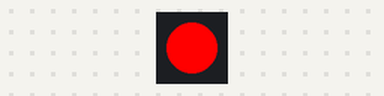
Simulated run of this sketch. Board: ESP32. Parts: 1 RGB LEDs in strip order, left to right. Dim RGB values are drawn brighter than linear; what the sketch prints to the serial monitor is not drawn.

Above: at 1.4 s.
At 13.4 s:
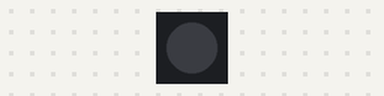
At 24.6 s:
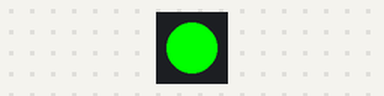
At 36.69 s:
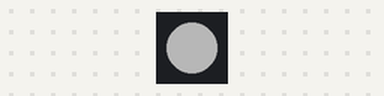
Timing chart, 0 to 40.0 s (numbered marks = the images above):
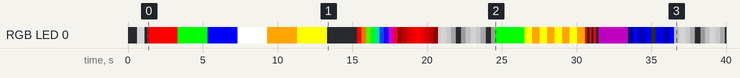

Measured:
- by itself, RGB LED 0: off → RGB(128, 128, 128) at 0.62 s, → off 0.50 s later, → RGB(255, 0, 0) 0.20 s later, → RGB(0, 255, 0) 2.0 s later, … (83 changes in this stretch)

The sketch:

08_ws2812_led.ino
```cpp
/*
 * TEST 08 — WS2812 RGB LED Validation
 * MMS V2 Hardware Validation Package
 *
 * Tests: Individual RGB channels, white, off, color wheel, brightness sweep,
 *        MMS V2 state color simulation (idle breathe, active, warning, denied)
 *
 * Wiring:
 *   WS2812 VCC  → 5V (ESP32 Vin — USB-sourced only)
 *   WS2812 GND  → GND
 *   WS2812 DIN  → GPIO 33 via 470Ω series resistor
 *   [100µF electrolytic capacitor across VCC–GND at LED module, + toward VCC]
 *
 * IMPORTANT NOTES:
 *   - 5V required for LED power; 3.3V will be too dim and may cause color errors
 *   - 470Ω series resistor on data line protects against ringing
 *   - WS2812B works with 3.3V data; original WS2812 may need level shifter
 *   - LED_TYPE: default NEO_GRB — change to NEO_RGB if red shows as green
 *
 * Required library: Adafruit NeoPixel (Library Manager)
 * Serial: 115200 baud
 */

#include <Arduino.h>
#include <Adafruit_NeoPixel.h>

#define PIN_LED      33
#define NUM_LEDS     1

// Change NEO_GRB to NEO_RGB if colors appear wrong
#define LED_TYPE     (NEO_GRB + NEO_KHZ800)

Adafruit_NeoPixel strip(NUM_LEDS, PIN_LED, LED_TYPE);

static uint8_t passCount = 0;
static uint8_t failCount = 0;

// ── Helpers ─────────────────────────────────────────────────────────────────

static void printSeparator() { Serial.println(F("========================================")); }
static void pass(const char* msg) { Serial.print(F("[PASS] ")); Serial.println(msg); passCount++; }

static void setColor(uint8_t r, uint8_t g, uint8_t b) {
    strip.setPixelColor(0, strip.Color(r, g, b));
    strip.show();
}

// Color wheel: position 0–255 → RGB
static uint32_t wheel(uint8_t pos) {
    pos = 255 - pos;
    if (pos < 85)  return strip.Color(255 - pos * 3, 0,           pos * 3);
    if (pos < 170) { pos -= 85;  return strip.Color(0, pos * 3,   255 - pos * 3); }
    pos -= 170;    return strip.Color(pos * 3,  255 - pos * 3, 0);
}

// Sine-wave brightness for breathing effect (0–127 range)
static uint8_t breathe(uint32_t ms, uint32_t period) {
    float t   = (float)(ms % period) / period;
    float val = (sin(t * 2 * PI - PI / 2) + 1.0f) / 2.0f;
    return (uint8_t)(val * 127);
}

// ── Test sections ────────────────────────────────────────────────────────────

static void testBasicColors() {
    Serial.println(F("[INFO] === Basic Color Test (2s per color) ==="));

    struct { uint8_t r, g, b; const char* name; } colors[] = {
        {255,   0,   0, "RED   (255,   0,   0)"},
        {  0, 255,   0, "GREEN (  0, 255,   0)"},
        {  0,   0, 255, "BLUE  (  0,   0, 255)"},
        {255, 255, 255, "WHITE (255, 255, 255)"},
        {255, 165,   0, "ORANGE(255, 165,   0)"},
        {255, 255,   0, "YELLOW(255, 255,   0)"},
        {  0,   0,   0, "OFF   (  0,   0,   0)"},
    };

    for (auto& c : colors) {
        Serial.print(F("[INFO] "));
        Serial.println(c.name);
        setColor(c.r, c.g, c.b);
        delay(2000);
    }
    pass("Basic color sequence complete — confirm each color visually");
}

static void testColorWheel() {
    Serial.println(F("[INFO] === Color Wheel Sweep (256 steps) ==="));
    for (int i = 0; i < 256; i++) {
        strip.setPixelColor(0, wheel((uint8_t)i));
        strip.show();
        delay(10);
    }
    setColor(0, 0, 0);
    pass("Color wheel sweep complete — confirm full hue spectrum with no gaps");
}

static void testBrightnessSweep() {
    Serial.println(F("[INFO] === Brightness Sweep (Red channel, 0→255→0) ==="));
    // Ramp up
    for (int b = 0; b <= 255; b++) {
        strip.setPixelColor(0, strip.Color(b, 0, 0));
        strip.show();
        delay(5);
    }
    // Ramp down
    for (int b = 255; b >= 0; b--) {
        strip.setPixelColor(0, strip.Color(b, 0, 0));
        strip.show();
        delay(5);
    }
    pass("Brightness sweep — confirm smooth fade, no abrupt jumps");
}

static void testMmsStates() {
    Serial.println(F("[INFO] === MMS V2 State Color Simulation ==="));
    uint32_t start = millis();

    // IDLE: dim white breathing (4s)
    Serial.println(F("[INFO] IDLE state — dim white breathing (4s)"));
    start = millis();
    while (millis() - start < 4000) {
        uint8_t b = breathe(millis(), 2000);
        strip.setPixelColor(0, strip.Color(b, b, b));
        strip.show();
        delay(16);
    }
    pass("IDLE: white breathing visible");

    // SESSION_ACTIVE: solid green (2s)
    Serial.println(F("[INFO] SESSION_ACTIVE — solid green (2s)"));
    setColor(0, 255, 0);
    delay(2000);
    pass("SESSION_ACTIVE: solid green");

    // TIMEOUT_WARNING: alternate yellow ↔ orange (4s)
    Serial.println(F("[INFO] TIMEOUT_WARNING — alternating yellow/orange (4s)"));
    start = millis();
    while (millis() - start < 4000) {
        uint32_t t = millis() - start;
        if ((t / 500) % 2 == 0) setColor(255, 255, 0);   // yellow
        else                    setColor(255, 165, 0);   // orange
        delay(50);
    }
    pass("TIMEOUT_WARNING: yellow/orange alternation visible");

    // ACCESS_DENIED: 3× quick red flash
    Serial.println(F("[INFO] ACCESS_DENIED — 3x red flash"));
    for (int i = 0; i < 3; i++) {
        setColor(255, 0, 0);
        delay(150);
        setColor(0, 0, 0);
        delay(150);
    }
    pass("ACCESS_DENIED: 3 red flashes");

    // MACHINE_DISABLED: dim purple
    Serial.println(F("[INFO] MACHINE_DISABLED — dim purple (2s)"));
    setColor(80, 0, 80);
    delay(2000);
    pass("MACHINE_DISABLED: dim purple visible");

    // OTA_UPDATE: blue chasing animation (3s)
    Serial.println(F("[INFO] OTA_UPDATE — blue fade (3s)"));
    start = millis();
    while (millis() - start < 3000) {
        uint8_t b = breathe(millis(), 500);
        setColor(0, 0, b * 2);
        delay(16);
    }
    pass("OTA_UPDATE: blue pulse visible");

    // All off
    setColor(0, 0, 0);
}

// ── Setup / Loop ─────────────────────────────────────────────────────────────

void setup() {
    Serial.begin(115200);
    delay(500);

    printSeparator();
    Serial.println(F(" MMS V2 — Test 08: WS2812 RGB LED"));
    printSeparator();

    Serial.print(F("[INFO] GPIO "));
    Serial.print(PIN_LED);
    Serial.print(F(" → 470Ω → DIN   VCC=5V  NUM_LEDS="));
    Serial.println(NUM_LEDS);
    Serial.println(F("[INFO] LED type: NEO_GRB (change to NEO_RGB if colors wrong)"));
    Serial.println();
    Serial.println(F("[SAFETY] Check: 100µF cap across VCC-GND at LED module"));
    Serial.println(F("[SAFETY] Check: 5V on VCC pin (not 3.3V)"));
    Serial.println();

    strip.begin();
    strip.setBrightness(255);
    strip.clear();
    strip.show();
    delay(100);

    // Quick power-on sanity: white flash
    Serial.println(F("[INFO] Brief white flash — confirm LED is wired and powered"));
    setColor(128, 128, 128);
    delay(500);
    setColor(0, 0, 0);
    delay(200);

    Serial.println();
    testBasicColors();
    Serial.println();
    testColorWheel();
    Serial.println();
    testBrightnessSweep();
    Serial.println();
    testMmsStates();
    Serial.println();

    printSeparator();
    Serial.print(F(" RESULT: "));
    Serial.print(passCount);
    Serial.print(F("/"));
    Serial.print(passCount + failCount);
    Serial.println(F(" automated checks (all require visual confirmation)"));
    Serial.println(F(" STATUS: PASS if all colors and animations were visible correctly"));
    printSeparator();

    Serial.println();
    Serial.println(F("[INFO] Entering loop — cycling MMS V2 state animations indefinitely."));
    Serial.println(F("[INFO] Press reset to re-run full test sequence."));
}

void loop() {
    // Continuous breathing while idle — useful for long-term stability check
    uint8_t b = breathe(millis(), 2000);
    strip.setPixelColor(0, strip.Color(b, b, b));
    strip.show();
    delay(16);
}
```
